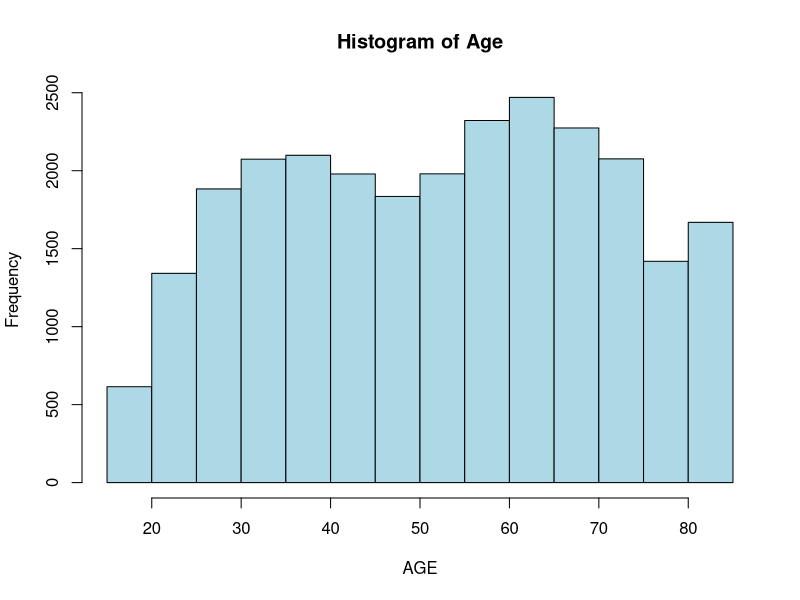
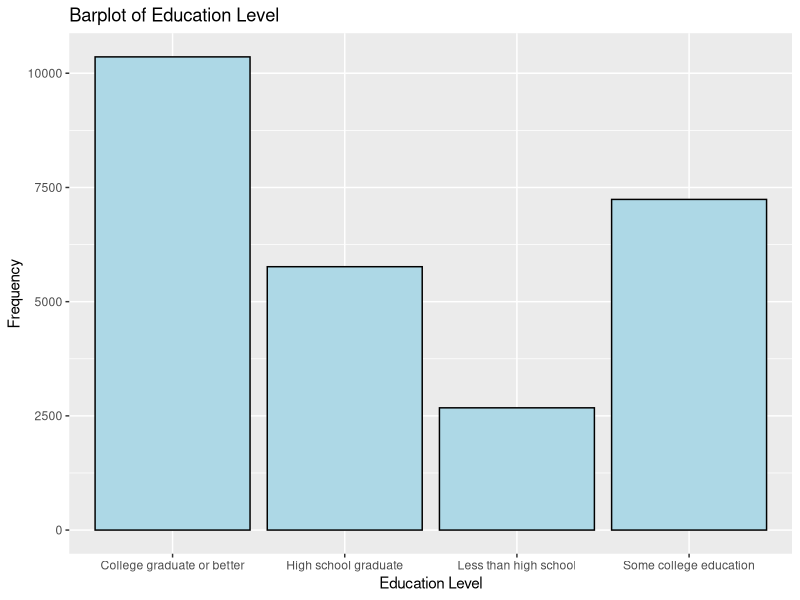
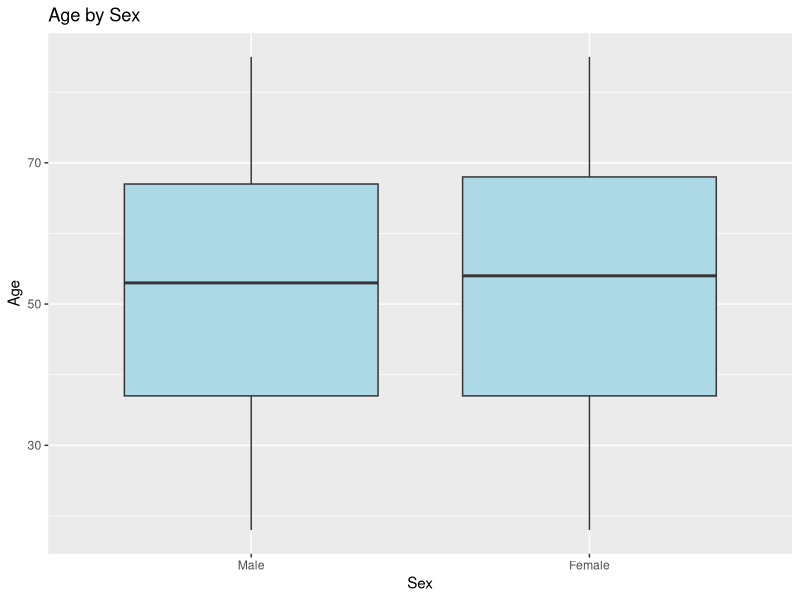
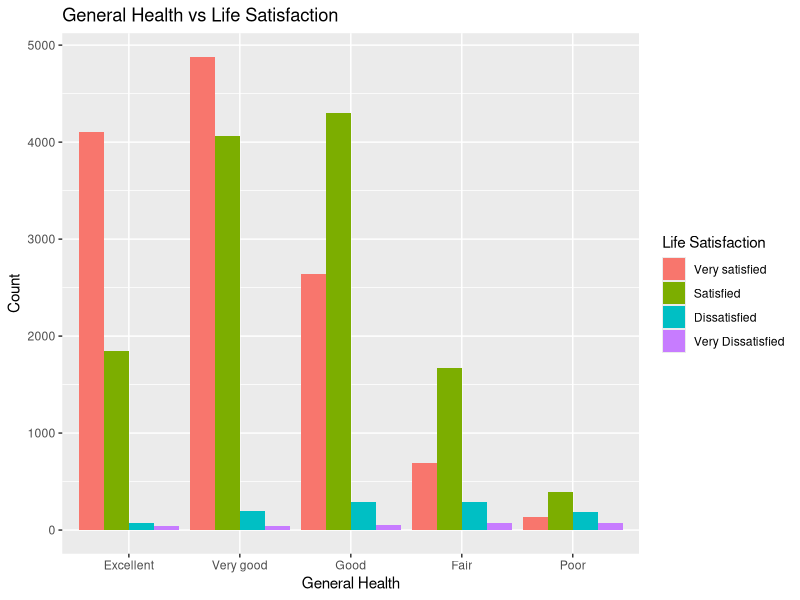
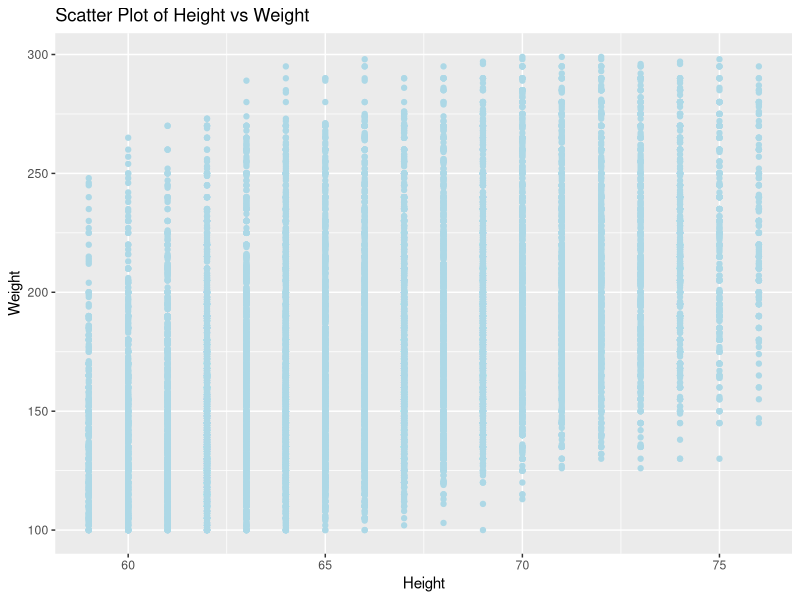
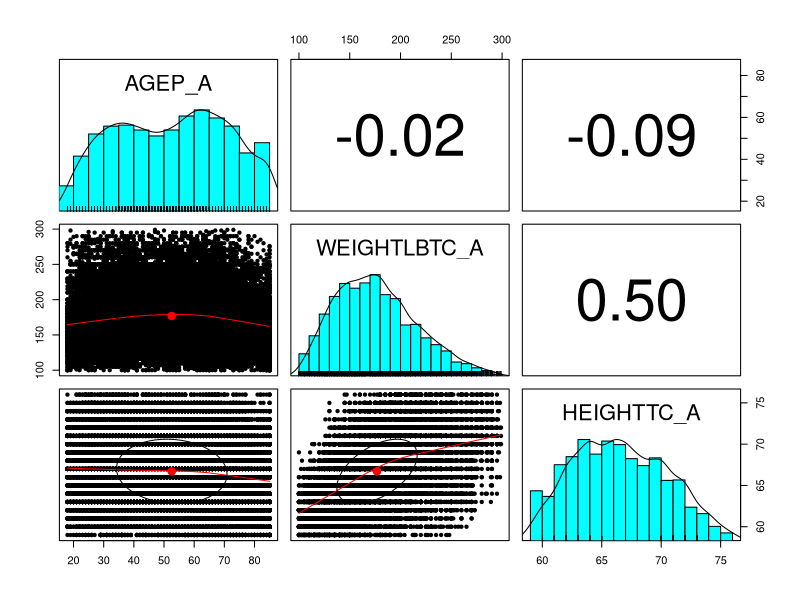

R code for these plots, in order:
## ---- chunk 1
library(tidyverse)
library(psych)
# Load cleaned dataset
nhis_data <- read_csv("../data/nhis_clean.csv", show_col_types = FALSE)
nhis_select <- nhis_data %>%
  select(
    AGEP_A,
    WEIGHTLBTC_A,
    HEIGHTTC_A,
    SEX_A,
    HISPALLP_A,
    EDUCP_A,
    PHSTAT_A,
    LSATIS4R_A,
  ) 

# Identify all missing value codes from codebook
nhis_clean <- nhis_select %>%
mutate(
  AGEP_A = ifelse(AGEP_A %in% 97:99, NA, AGEP_A),
  WEIGHTLBTC_A = ifelse(WEIGHTLBTC_A %in% 996:999, NA, WEIGHTLBTC_A),
  HEIGHTTC_A = ifelse(HEIGHTTC_A %in% 96:99, NA, HEIGHTTC_A),
  SEX_A = ifelse(SEX_A %in% c(7,9), NA, SEX_A),
  HISPALLP_A = ifelse(HISPALLP_A %in% c(97,98,99), NA, HISPALLP_A),
  EDUCP_A = ifelse(EDUCP_A %in% c(97,98,99), NA, EDUCP_A),
  PHSTAT_A = ifelse(PHSTAT_A %in% c(7,8,9), NA, PHSTAT_A),
  LSATIS4R_A = ifelse(LSATIS4R_A %in% c(7,8,9), NA, LSATIS4R_A)
) 

# Remove all rows with missing values
nhis_final <- nhis_clean %>%
  drop_na()
## ---- chunk 2
hist(nhis_final$AGEP_A,
     main ="Histogram of Age",
     xlab = "AGE",
     col = "lightblue")
## ---- chunk 3
ggplot(nhis_final, aes(x = EDUCP_A)) +
  geom_bar(fill = "lightblue", color = "black") +
  labs(title = "Barplot of Education Level",
       x = "Education Level",
       y = "Frequency")
## ---- chunk 4
ggplot(nhis_final,
       aes(x = factor(SEX_A,
                      levels = c(1,2),
                      labels = c("Male", "Female")),
                      y = AGEP_A))+
         geom_boxplot(fill = 'lightblue') +
         labs(title = "Age by Sex",
              x = "Sex",
              y = "Age")
## ---- chunk 5
ggplot(nhis_final,
       aes(x = factor(PHSTAT_A,
                      levels = c(1,2,3,4,5),
                      labels = c("Excellent",
                                 "Very good",
                                 "Good",
                                 "Fair",
                                 "Poor")),
           fill = factor(LSATIS4R_A,
                         levels = c(1,2,3,4),
                         labels = c("Very satisfied",
                                    "Satisfied",
                                    "Dissatisfied",
                                    "Very Dissatisfied")))) +
  geom_bar(position = "dodge") +
  labs(title = "General Health vs Life Satisfaction",
       x = "General Health",
       y = "Count",
       fill = "Life Satisfaction")
## ---- chunk 6
ggplot(nhis_final, aes(x = HEIGHTTC_A, y = WEIGHTLBTC_A)) +
  geom_point(color = "lightblue") +
  labs(title = "Scatter Plot of Height vs Weight",
       x = "Height",
       y = "Weight")
## ---- chunk 7
pairs.panels(nhis_final[, c("AGEP_A", "WEIGHTLBTC_A", "HEIGHTTC_A")])
